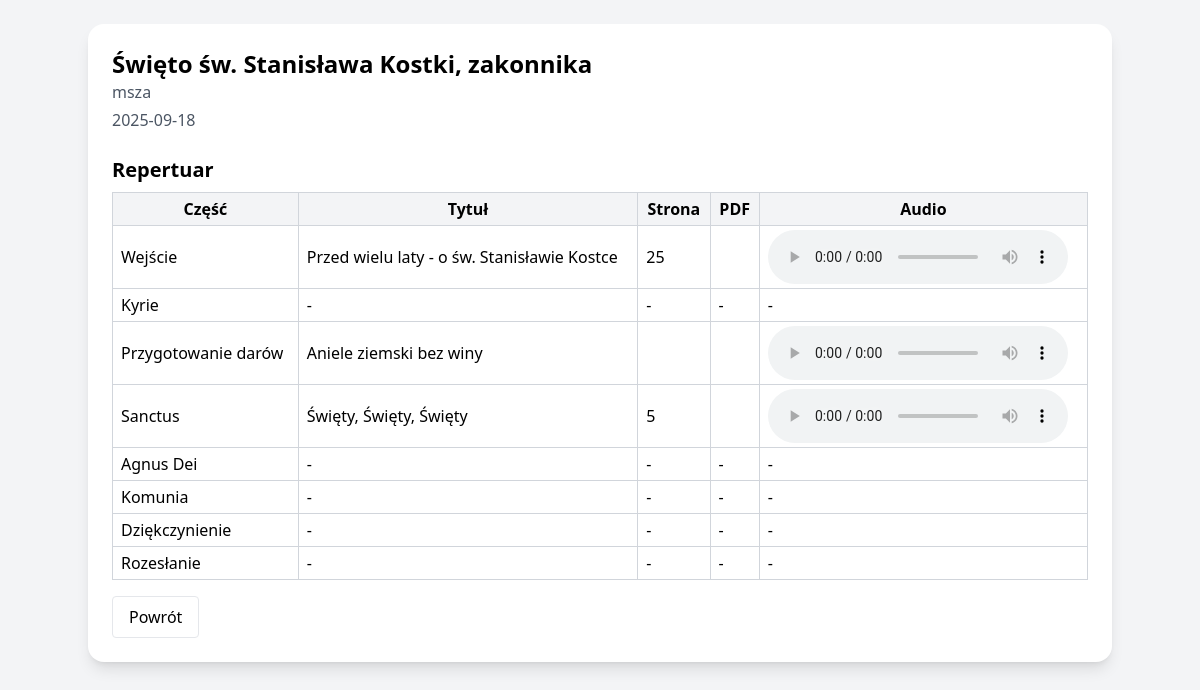
The page /event_view.php?id=5 on the database its author committed.
### tables this page shows
CREATE TABLE `events` (
  `id` int(11) NOT NULL,
  `title` varchar(255) NOT NULL,
  `description` text DEFAULT NULL,
  `event_date` date DEFAULT NULL,
  `repertoire` text DEFAULT NULL,
  `created_at` timestamp NOT NULL DEFAULT current_timestamp()
);

CREATE TABLE `event_songs` (
  `id` int(11) NOT NULL,
  `part_id` int(11) NOT NULL,
  `tytul` varchar(255) NOT NULL,
  `hymn_number` varchar(50) DEFAULT NULL,
  `pdf` varchar(255) DEFAULT NULL,
  `audio` varchar(255) DEFAULT NULL
);

### event_view.php (the view, shortened to what this page needs)
<?php
$host = 'sql.ugu.pl';
$db   = 'schola';
$user = 'lukib';
$pass = 'bgVL1GE8h744wFqV';
$charset = 'utf8mb4';
$dsn = "mysql:host=$host;dbname=$db;charset=$charset";
$options = [
    PDO::ATTR_ERRMODE            => PDO::ERRMODE_EXCEPTION,
    PDO::ATTR_DEFAULT_FETCH_MODE => PDO::FETCH_ASSOC,
];
try {
    $pdo = new PDO($dsn, $user, $pass, $options);
} catch (\PDOException $e) {
    die("Błąd połączenia z bazą: " . $e->getMessage());
}
$event_id = $_GET['id'] ?? null;
$stmt = $pdo->prepare("SELECT * FROM events WHERE id=?");
$stmt->execute([$event_id]);
$event = $stmt->fetch();
$stmt = $pdo->prepare("
    SELECT ep.id as part_id, ep.part_name, es.tytul, es.hymn_number, es.pdf, es.audio
    FROM event_parts ep
    LEFT JOIN event_songs es ON es.part_id = ep.id
    WHERE ep.event_id=?
    ORDER BY ep.id ASC, es.id ASC
");
$stmt->execute([$event_id]);
$rows = $stmt->fetchAll();
$parts = [];
foreach($rows as $row){
    $pid = $row['part_id'];
    if(!isset($parts[$pid])){
        $parts[$pid] = ['name'=>$row['part_name'],'songs'=>[]];
    }
    if($row['tytul']) {
        $parts[$pid]['songs'][] = [
            'tytul'=>$row['tytul'],
            'hymn_number'=>$row['hymn_number'],
            'pdf'=>$row['pdf'],
            'audio'=>$row['audio']
        ];
    }
}
?>
<!doctype html>
<html lang="pl">
<head>
<script src="https://cdn.tailwindcss.com"></script>
</head>
<body class="bg-gray-100 min-h-screen p-6">
<div class="max-w-5xl mx-auto bg-white rounded-2xl shadow-lg p-6">
  <header class="mb-6">
    <h1 class="text-2xl font-bold"><?=$event['title']?></h1>
    <div class="text-gray-600 mb-1"><?=$event['description']?></div>
    <div class="text-gray-600"><?=$event['event_date']?></div>
  </header>
  <h2 class="text-xl font-semibold mb-2">Repertuar</h2>
  <table class="w-full border-collapse border border-gray-300">
    <thead>
      <tr class="bg-gray-100">
        <th class="border border-gray-300 px-2 py-1">Część</th>
        <th class="border border-gray-300 px-2 py-1">Tytuł</th>
        <th class="border border-gray-300 px-2 py-1">Strona</th>
        <th class="border border-gray-300 px-2 py-1">PDF</th>
        <th class="border border-gray-300 px-2 py-1">Audio</th>
      </tr>
    </thead>
    <tbody>
      <?php foreach($parts as $part): ?>
        <?php if(count($part['songs'])>0): ?>
            <?php foreach($part['songs'] as $i=>$song): ?>
            <tr>
                <?php if($i==0): ?>
                <td class="border border-gray-300 px-2 py-1" rowspan="<?=count($part['songs'])?>"><?=$part['name']?></td>
                <?php endif; ?>
                <td class="border border-gray-300 px-2 py-1"><?=$song['tytul']?></td>
                <td class="border border-gray-300 px-2 py-1"><?=$song['hymn_number']?></td>
                <td class="border border-gray-300 px-2 py-1">
                </td>
                <td class="border border-gray-300 px-2 py-1">
                    <?php if($song['audio']): ?>
                    <audio controls><source src="<?=$song['audio']?>" type="audio/mpeg"></audio>
                    <?php endif; ?>
                </td>
            </tr>
            <?php endforeach; ?>
        <?php else: ?>
        <tr>
    <td class="border border-gray-300 px-2 py-1"><?=htmlspecialchars($part['name'])?></td>
    <td class="border border-gray-300 px-2 py-1">-</td>
    <td class="border border-gray-300 px-2 py-1">-</td>
    <td class="border border-gray-300 px-2 py-1">-</td>
    <td class="border border-gray-300 px-2 py-1">-</td>
</tr>
        <?php endif; ?>
      <?php endforeach; ?>
    </tbody>
  </table>
  <a href="events.php" class="mt-4 inline-block px-4 py-2 border rounded">Powrót</a>
</div>
</body>
</html>

### rows shown on the page
events: title "Święto św. Stanisława Kostki, zakonnika", description "msza", event_date "2025-09-18"
event_songs: name "Wejście", tytul "Przed wielu laty - o św. Stanisławie Kostce", hymn_number "25"
event_songs: name "Przygotowanie darów", tytul "Aniele ziemski bez winy"
event_songs: name "Sanctus", tytul "Święty, Święty, Święty", hymn_number "5"

### other values the page prints
$part['name'] "Kyrie"
$part['name'] "Agnus Dei"
$part['name'] "Komunia"
$part['name'] "Dziękczynienie"
$part['name'] "Rozesłanie"
